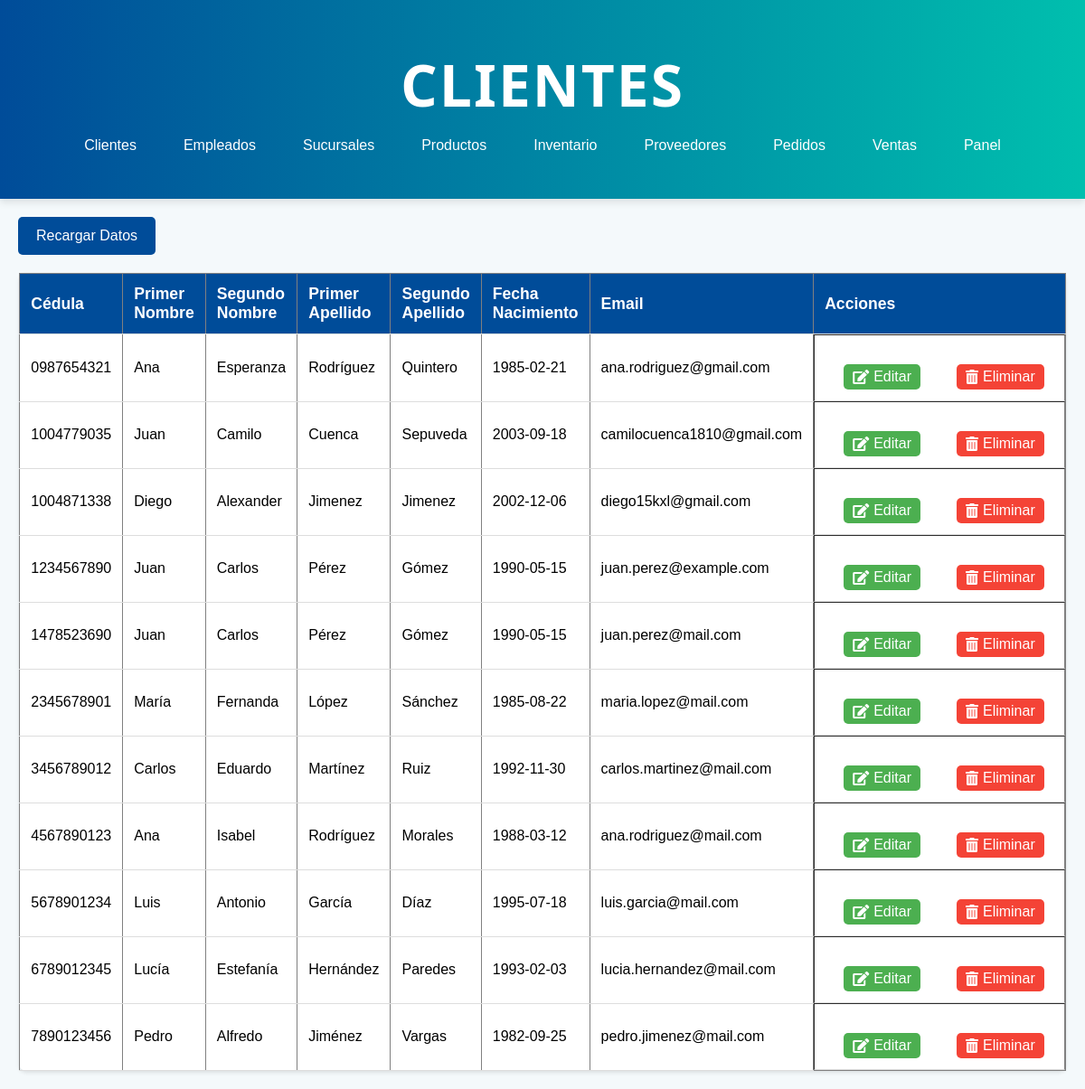
The app's page /cliente.php with its own data.
### tables this page shows
CREATE TABLE `cliente` (
  `cedula` varchar(20) NOT NULL,
  `primernombre` varchar(100) NOT NULL,
  `segundonombre` varchar(100) DEFAULT NULL,
  `primerApellido` varchar(100) NOT NULL,
  `segundoApellido` varchar(100) DEFAULT NULL,
  `fechaNacimiento` date DEFAULT NULL,
  `direccion` varchar(255) DEFAULT NULL,
  `email` varchar(100) DEFAULT NULL,
  `contrasena` varchar(100) DEFAULT NULL
);

### cliente.php (the view, shortened to what this page needs)
<?php
include('conexion.php');
$sql = "SELECT cedula, primernombre, segundonombre, primerapellido, segundoapellido, fechanacimiento, email FROM cliente";
$result = $conn->query($sql);
if ($result->num_rows > 0) {
    $clientes = [];
    while($row = $result->fetch_assoc()) {
        $clientes[] = $row;
    }
} else {
    $clientes = [];
}
?>
<!DOCTYPE html>
<html lang="es">
<head>
    <link rel="stylesheet" href="css/stylesListas.css">
    <link rel="stylesheet" href="https://cdnjs.cloudflare.com/ajax/libs/font-awesome/5.15.4/css/all.min.css">
</head>
<body>
    <header>
        <h1>Clientes</h1>
        <nav>
            <ul>
                <li><a href="cliente.php">Clientes</a></li>
                <li><a href="empleado.php">Empleados</a></li>
                <li><a href="sucursal.php">Sucursales</a></li>
                <li><a href="producto.php">Productos</a></li>
                <li><a href="inventario.php">Inventario</a></li>
                <li><a href="proveedor.php">Proveedores</a></li>
                <li><a href="pedido.php">Pedidos</a></li>
                <li><a href="venta.php">Ventas</a></li>
                <li><a href="administrador.php">Panel</a></li>
            </ul>
        </nav>
    </header>
    <div class>
    <button onclick="recargarDatos()">Recargar Datos</button>
    </div>
    <table border="1">
        <thead>
            <tr>
                <th>Cédula</th>
                <th>Primer Nombre</th>
                <th>Segundo Nombre</th>
                <th>Primer Apellido</th>
                <th>Segundo Apellido</th>
                <th>Fecha Nacimiento</th>
                <th>Email</th>
                <th>Acciones</th>
            </tr>
        </thead>
        <tbody id="datosCliente">
            <?php
            if (count($clientes) > 0) {
                foreach ($clientes as $cliente) {
                    echo "<tr>";
                    echo "<td>" . $cliente['cedula'] . "</td>";
                    echo "<td>" . $cliente['primernombre'] . "</td>";
                    echo "<td>" . $cliente['segundonombre'] . "</td>";
                    echo "<td>" . $cliente['primerapellido'] . "</td>";
                    echo "<td>" . $cliente['segundoapellido'] . "</td>";
                    echo "<td>" . $cliente['fechanacimiento'] . "</td>";
                    echo "<td>" . $cliente['email'] . "</td>";
                    echo "<td class='acciones'>
                            <button class='editar' onclick='editarCliente(\"" . $cliente['cedula'] . "\")'>
                                <i class='fas fa-edit'></i> Editar
                            </button>
                            <button class='eliminar' onclick='eliminarCliente(\"" . $cliente['cedula'] . "\")'>
                                <i class='fas fa-trash-alt'></i> Eliminar
                            </button>
                          </td>";
                    echo "</tr>";
                }
            } else {
                echo "<tr><td colspan='8'>No se encontraron clientes.</td></tr>";
            }
            ?>
        </tbody>
    </table>
</body>
</html>

### css/stylesListas.css (style rules this page uses)
* { box-sizing: border-box; margin: 0; padding: 0; }
body { font-family: Arial, sans-serif; background-color: #f4f9fb; }
header { background: linear-gradient(to right, #004c99, #00bfae); color: white; text-align: center; padding: 50px 20px; box-shadow: 0 4px 8px rgba(0, 0, 0, 0.1); }
header h1 { font-size: 4em; font-family: 'Segoe UI', Tahoma, Geneva, Verdana, sans-serif; font-weight: 700; margin-bottom: 15px; letter-spacing: 2px; text-transform: uppercase; }
nav ul { display: flex; justify-content: center; list-style: none; }
nav ul li { margin: 0 10px; }
nav ul li a { color: #fff; text-decoration: none; padding: 0.5rem 1rem; border-radius: 5px; transition: background-color 0.3s ease; }
table { width: 80%; margin: 20px auto; border-collapse: collapse; background-color: white; box-shadow: 0 2px 4px rgba(0, 0, 0, 0.1); border-radius: 8px; }
th, td { padding: 12px; text-align: left; border-bottom: 1px solid #ddd; }
th { background-color: #004c99; color: white; font-size: 1.1em; }
button { background-color: #004c99; color: white; padding: 12px 20px; border: none; border-radius: 5px; font-size: 1em; cursor: pointer; transition: background-color 0.3s ease; margin-top: 20px; margin-left: 20px; }
.acciones { display: inline-block; }
.acciones button { margin-right: 10px; }

### cliente.php (style rules this page uses)
.acciones { display: flex; justify-content: space-evenly; gap: 10px; }
.acciones button { padding: 5px 10px; cursor: pointer; border: none; border-radius: 5px; transition: background-color 0.3s ease; display: flex; align-items: center; }
.acciones button.editar { background-color: #4CAF50; color: white; }
.acciones button.eliminar { background-color: #f44336; color: white; }
.acciones i { margin-right: 5px; }

### records on screen
cliente: cedula "0987654321", primernombre "Ana", segundonombre "Esperanza", primerApellido "Rodríguez", segundoApellido "Quintero", fechaNacimiento "1985-02-21", email "ana.rodriguez@gmail.com"
cliente: cedula "1004779035", primernombre "Juan", segundonombre "Camilo", primerApellido "Cuenca", segundoApellido "Sepuveda", fechaNacimiento "2003-09-18", email "camilocuenca1810@gmail.com"
cliente: cedula "1004871338", primernombre "Diego", segundonombre "Alexander", primerApellido "Jimenez", segundoApellido "Jimenez", fechaNacimiento "2002-12-06", email "diego15kxl@gmail.com"
cliente: cedula "1234567890", primernombre "Juan", segundonombre "Carlos", primerApellido "Pérez", segundoApellido "Gómez", fechaNacimiento "1990-05-15", email "juan.perez@example.com"
cliente: cedula "1478523690", primernombre "Juan", segundonombre "Carlos", primerApellido "Pérez", segundoApellido "Gómez", fechaNacimiento "1990-05-15", email "juan.perez@mail.com"
cliente: cedula "2345678901", primernombre "María", segundonombre "Fernanda", primerApellido "López", segundoApellido "Sánchez", fechaNacimiento "1985-08-22", email "maria.lopez@mail.com"
cliente: cedula "3456789012", primernombre "Carlos", segundonombre "Eduardo", primerApellido "Martínez", segundoApellido "Ruiz", fechaNacimiento "1992-11-30", email "carlos.martinez@mail.com"
cliente: cedula "4567890123", primernombre "Ana", segundonombre "Isabel", primerApellido "Rodríguez", segundoApellido "Morales", fechaNacimiento "1988-03-12", email "ana.rodriguez@mail.com"
cliente: cedula "5678901234", primernombre "Luis", segundonombre "Antonio", primerApellido "García", segundoApellido "Díaz", fechaNacimiento "1995-07-18", email "luis.garcia@mail.com"
cliente: cedula "6789012345", primernombre "Lucía", segundonombre "Estefanía", primerApellido "Hernández", segundoApellido "Paredes", fechaNacimiento "1993-02-03", email "lucia.hernandez@mail.com"
cliente: cedula "7890123456", primernombre "Pedro", segundonombre "Alfredo", primerApellido "Jiménez", segundoApellido "Vargas", fechaNacimiento "1982-09-25", email "pedro.jimenez@mail.com"
